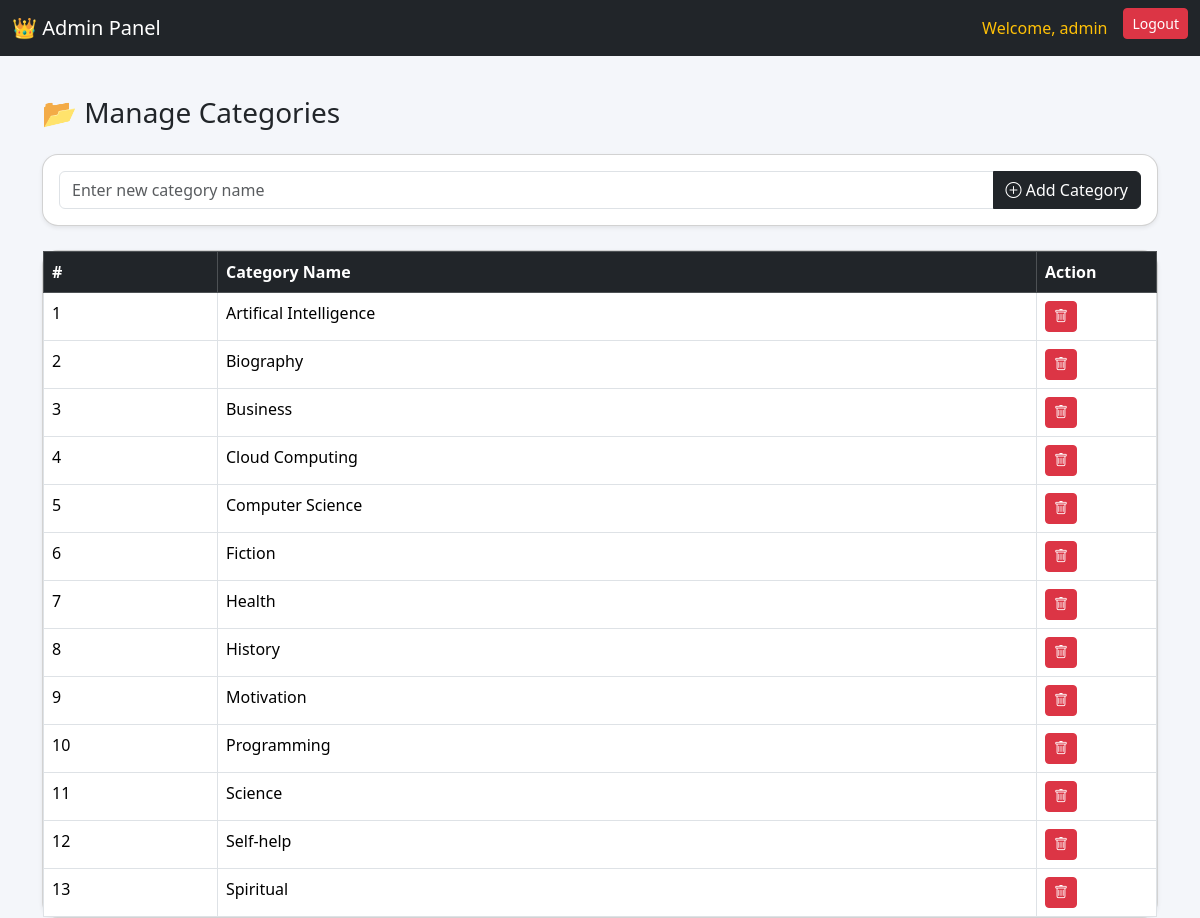
Screenshot of /admin_dashboard/categories/ (signed in) with the database file from the repository.
### snippets/models.py (models this page shows, shortened)
class Category(models.Model):
    name = models.CharField(max_length=100, unique=True)

### snippets/views.py (the view)
# urls.py: path('admin_dashboard/categories/', views.admin_manage_category,name='admin_manage_category'),
@login_required
def admin_manage_category(request):
    if not request.user.is_staff:
        return redirect("index")
    if request.method == "POST":
        category_name = request.POST.get("category_name")
        if category_name:
            Category.objects.get_or_create(name=category_name)
            messages.success(request, "Category added successfully!")
        return redirect("admin_manage_category")
    categories = Category.objects.all().order_by("name")
    return render(request, "dashboard/admin_manage_category.html", {
        "categories": categories
    })

### snippets/templates/dashboard/admin_manage_category.html (shortened to what this page needs)
<!doctype html>
<html lang="en">
<head>
    <link href="https://cdn.jsdelivr.net/npm/bootstrap@5.3.2/dist/css/bootstrap.min.css" rel="stylesheet" />
    <link href="https://cdn.jsdelivr.net/npm/bootstrap-icons@1.11.1/font/bootstrap-icons.css" rel="stylesheet" />
</head>
<body>
    <nav class="navbar navbar-expand-lg navbar-dark bg-dark fixed-top">
        <div class="container-fluid">
            <a class="navbar-brand" href="{% url 'admin_dashboard' %}">
                👑 Admin Panel
            </a>
            <ul class="navbar-nav ms-auto">
                <li class="nav-item">
                    <span class="nav-link text-warning">
                        Welcome, {{ request.user.username }}
                    </span>
                </li>
                <li class="nav-item">
                    <a class="btn btn-danger btn-sm ms-2" href="{% url 'logout' %}">
                        Logout
                    </a>
                </li>
            </ul>
        </div>
    </nav>
    <br /><br />
    <div class="container mt-5">
        <h3 class="mb-4">📂 Manage Categories</h3>
        <div class="card shadow-sm mb-4">
            <div class="card-body">
                <form method="POST">
                    <div class="input-group">
                        <input type="text" name="category_name" class="form-control"
                            placeholder="Enter new category name" required />
                        <button class="btn btn-dark">
                            <i class="bi bi-plus-circle"></i> Add Category
                        </button>
                    </div>
                </form>
            </div>
        </div>
        <div class="card shadow-sm">
            <div class="card-body p-0">
                <table class="table table-bordered mb-0">
                    <thead class="table-dark">
                        <tr>
                            <th>#</th>
                            <th>Category Name</th>
                            <th style="width: 120px">Action</th>
                        </tr>
                    </thead>
                    <tbody>
                        {% for category in categories %}
                        <tr>
                            <td>{{ forloop.counter }}</td>
                            <td>{{ category.name }}</td>
                            <td>
                                <a href="{% url 'delete_category' category.id %}" class="btn btn-danger btn-sm"
                                    onclick="return confirm('Delete this category?');">
                                    <i class="bi bi-trash"></i>
                                </a>
                            </td>
                        </tr>
                        {% empty %}
                        <tr>
                            <td colspan="3" class="text-center p-4">
                                No categories available.
                            </td>
                        </tr>
                        {% endfor %}
                    </tbody>
                </table>
            </div>
        </div>
    </div>
</body>
</html>

### snippets/templates/dashboard/admin_manage_category.html (style rules this page uses)
body { background: #f4f6fa; font-family: "Segoe UI", sans-serif; }
.card { border-radius: 16px; }

### rows the page displays
Category: name "Artifical Intelligence"
Category: name "Biography"
Category: name "Business"
Category: name "Cloud Computing"
Category: name "Computer Science"
Category: name "Fiction"
Category: name "Health"
Category: name "History"
Category: name "Motivation"
Category: name "Programming"
Category: name "Science"
Category: name "Self-help"
Category: name "Spiritual"

### other values shown
{{ request.user.username }} "admin"
